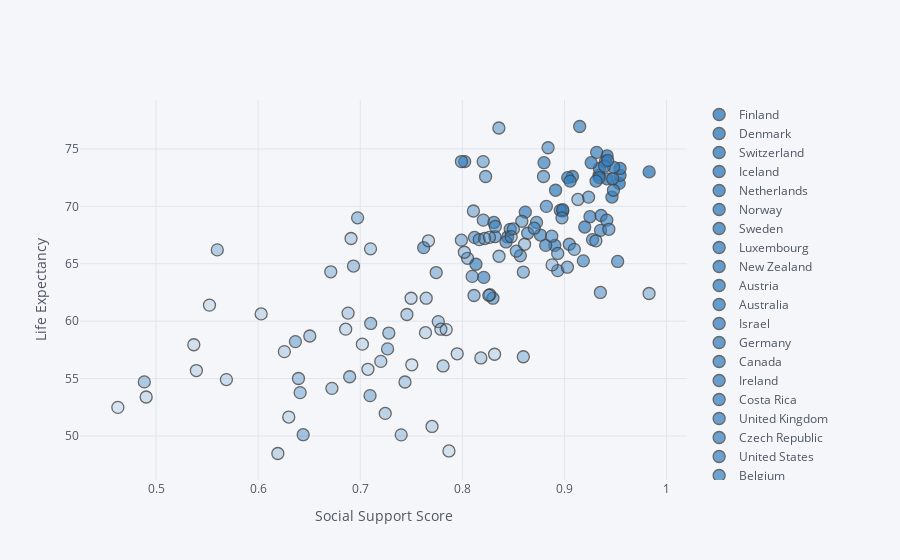

Notebook code for this chart:
### Code cell
# Comparing GDP and Social Support
df.iplot(kind = "scatter", y = "Healthy life expectancy", x = "Social support", mode = "markers", color = "blue", categories = "Country name", yTitle = "Life Expectancy", xTitle = "Social Support Score")
